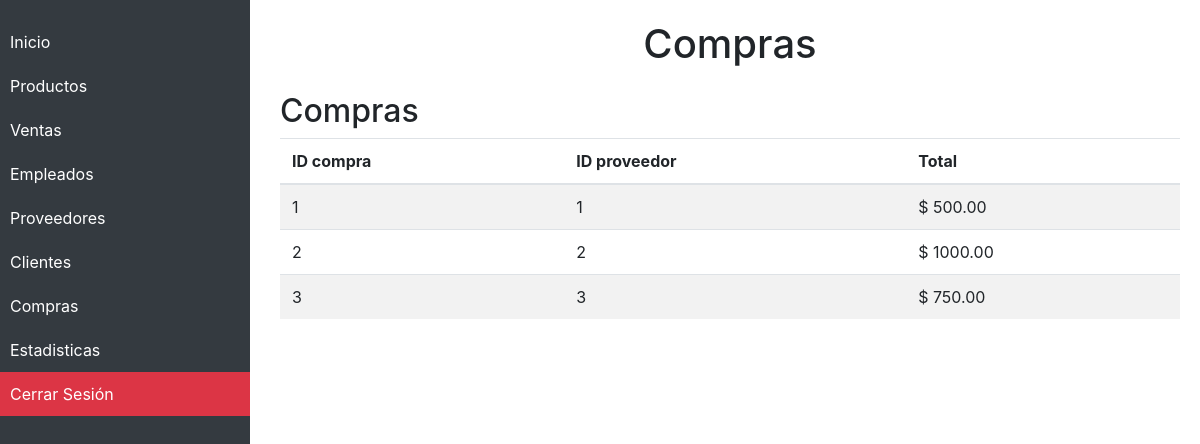
The app's page /compras.php (signed in) with its own data.
### tables this page shows
CREATE TABLE `compras` (
  `id_compra` int(11) NOT NULL,
  `id_proveedor` int(11) DEFAULT NULL,
  `fecha_compra` date NOT NULL,
  `total` decimal(10,2) NOT NULL
);

### compras.php (the view, shortened to what this page needs)
<?php
include 'db.php';
include 'sidebar.php';
$comprasQuery = $pdo->query("SELECT * FROM compras");
?>
<body>
  <div class="content">
    <h1 class="text-center mb-4">Compras</h1>
    <section id="productos">
      <h2>Compras</h2>
      <table class="table table-striped">
        <thead>
          <tr>
            <th>ID compra</th>
            <th>ID proveedor</th>
            <th>Total</th>
          </tr>
        </thead>
        <tbody>
          <?php while ($compra = $comprasQuery->fetch(PDO::FETCH_ASSOC)): ?>
            <tr>
              <td><?php echo htmlspecialchars($compra['id_compra']); ?></td>
              <td><?php echo htmlspecialchars($compra['id_proveedor']); ?></td>
              <td>$ <?php echo htmlspecialchars($compra['total']); ?></td>
            </tr>
          <?php endwhile; ?>
      </table>
    </section>
  </div>
</body>
</html>

### sidebar.php (style rules this page uses)
.content { margin-left: 260px; padding: 20px; }

### records on screen
compras: id_compra "1", id_proveedor "1", total "500.00"
compras: id_compra "2", id_proveedor "2", total "1000.00"
compras: id_compra "3", id_proveedor "3", total "750.00"
